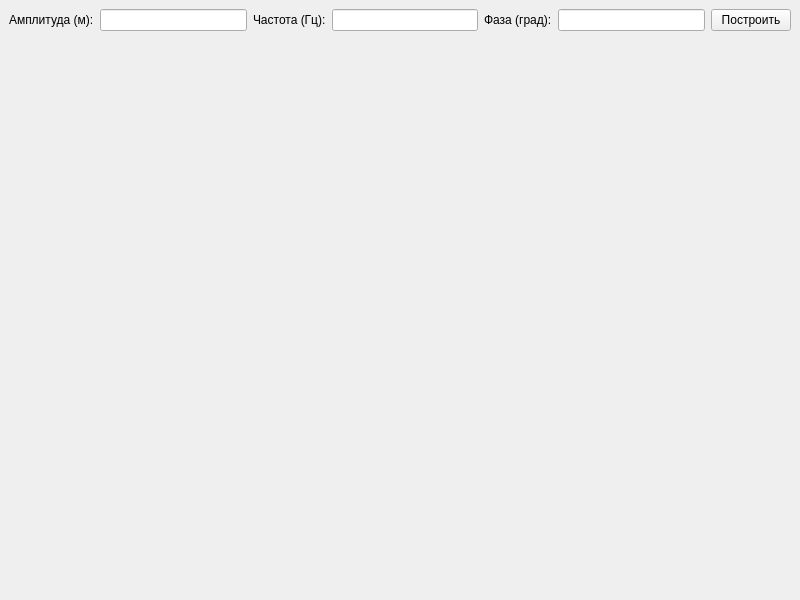
<?xml version="1.0" encoding="UTF-8"?>
<ui version="4.0">
 <class>MainWindow</class>
 <widget class="QMainWindow" name="MainWindow">
  <property name="geometry">
   <rect>
    <x>0</x>
    <y>0</y>
    <width>800</width>
    <height>600</height>
   </rect>
  </property>
  <property name="windowTitle">
   <string>Гармонические колебания</string>
  </property>
  <widget class="QWidget" name="centralwidget">
   <layout class="QVBoxLayout" name="verticalLayout">
    <item>
     <layout class="QHBoxLayout" name="horizontalLayout">
      <item>
       <widget class="QLabel" name="label">
        <property name="text">
         <string>Амплитуда (м):</string>
        </property>
       </widget>
      </item>
      <item>
       <widget class="QLineEdit" name="amplitudeEdit">
        <property name="text">
         <string/>
        </property>
       </widget>
      </item>
      <item>
       <widget class="QLabel" name="label_2">
        <property name="text">
         <string>Частота (Гц):</string>
        </property>
       </widget>
      </item>
      <item>
       <widget class="QLineEdit" name="frequencyEdit">
        <property name="text">
         <string/>
        </property>
       </widget>
      </item>
      <item>
       <widget class="QLabel" name="label_3">
        <property name="text">
         <string>Фаза (град):</string>
        </property>
       </widget>
      </item>
      <item>
       <widget class="QLineEdit" name="phaseEdit">
        <property name="text">
         <string/>
        </property>
       </widget>
      </item>
      <item>
       <widget class="QPushButton" name="plotButton">
        <property name="text">
         <string>Построить</string>
        </property>
       </widget>
      </item>
     </layout>
    </item>
    <item>
     <widget class="QWidget" name="widget" native="true">
      <property name="sizePolicy">
       <sizepolicy hsizetype="Preferred" vsizetype="Expanding">
        <horstretch>0</horstretch>
        <verstretch>0</verstretch>
       </sizepolicy>
      </property>
     </widget>
    </item>
   </layout>
  </widget>
 </widget>
 <resources/>
 <connections/>
</ui>
